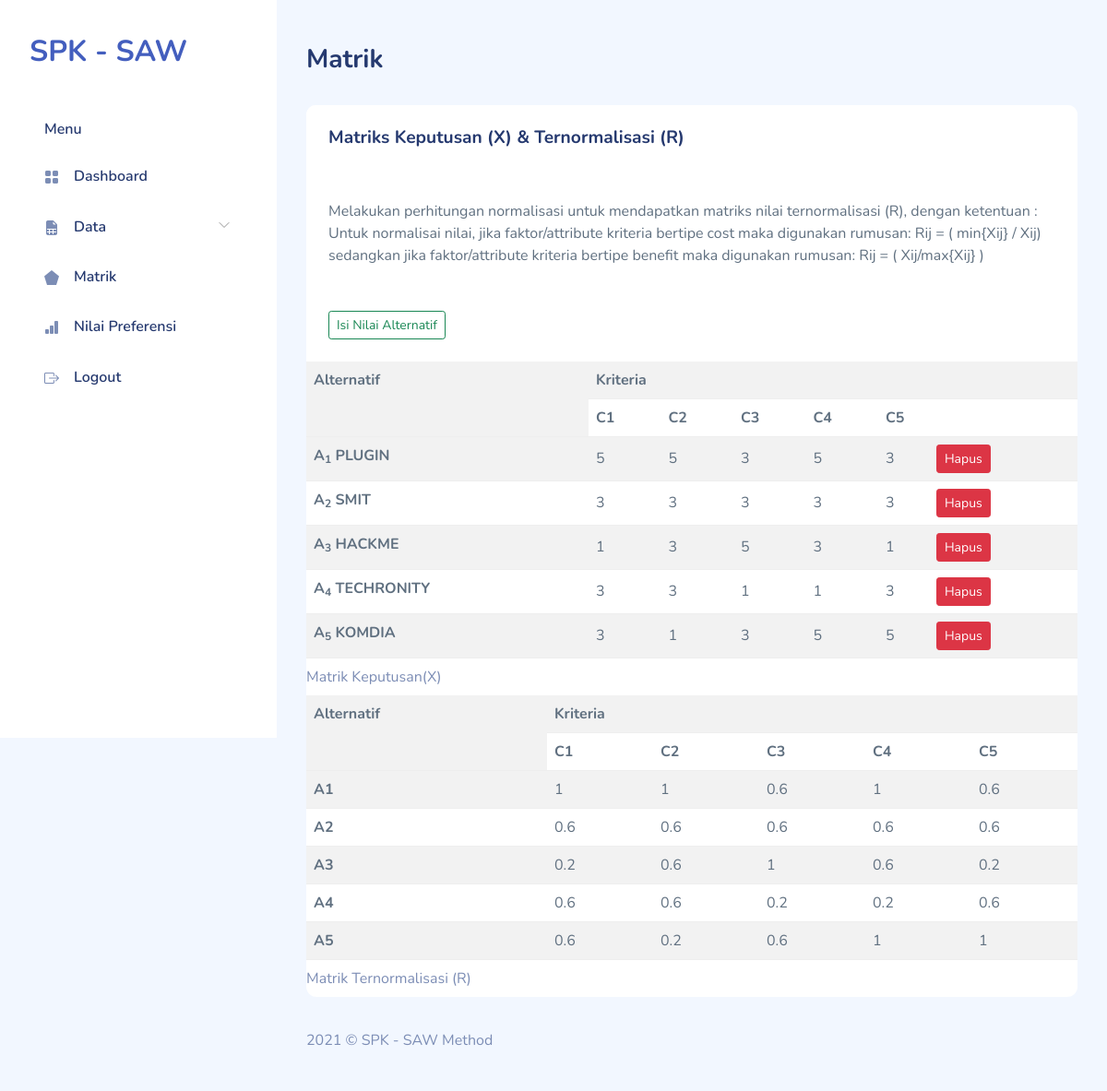
Screenshot of /matrik.php (signed in) with the database file from the repository.
### tables this page shows
CREATE TABLE `saw_evaluations` (
  `id_alternative` smallint(5) UNSIGNED NOT NULL,
  `id_criteria` tinyint(3) UNSIGNED NOT NULL,
  `value` float NOT NULL
);

CREATE TABLE `saw_alternatives` (
  `id_alternative` smallint(5) UNSIGNED NOT NULL,
  `name` varchar(30) NOT NULL
);

### matrik.php (the view, shortened to what this page needs)
<!DOCTYPE html>
<html lang="en">
  <?php
require "layout/head.php";
require "include/conn.php";
?>
  <body>
    <div id="app">
      <?php require "layout/sidebar.php";?>
      <div id="main">
        <div class="page-heading">
          <h3>Matrik</h3>
        </div>
        <div class="page-content">
          <section class="row">
            <div class="col-12">
              <div class="card">
                <div class="card-header">
                  <h4 class="card-title">Matriks Keputusan (X) &amp; Ternormalisasi (R)</h4>
                </div>
                <div class="card-content">
                  <div class="card-body">
                    <p class="card-text">Melakukan perhitungan normalisasi untuk mendapatkan matriks nilai ternormalisasi (R), dengan ketentuan :<br>
Untuk normalisai nilai, jika faktor/attribute kriteria bertipe cost maka digunakan rumusan:
Rij = ( min{Xij} / Xij)
sedangkan jika faktor/attribute kriteria bertipe benefit maka digunakan rumusan:
Rij = ( Xij/max{Xij} )</p>
                  </div>
                  <button type="button" class="btn btn-outline-success btn-sm m-4" data-bs-toggle="modal"
                                        data-bs-target="#inlineForm">
                                        Isi Nilai Alternatif
                                    </button>
                  <div class="table-responsive">
                  <table class="table table-striped mb-0">
    <caption>
        Matrik Keputusan(X)
    </caption>
    <tr>
        <th rowspan='2'>Alternatif</th>
        <th colspan='6'>Kriteria</th>
    </tr>
    <tr>
        <th>C1</th>
        <th>C2</th>
        <th>C3</th>
        <th>C4</th>
        <th colspan="2">C5</th>
    </tr>
    <?php
$sql = "SELECT
          a.id_alternative,
          b.name,
          SUM(IF(a.id_criteria=1,a.value,0)) AS C1,
          SUM(IF(a.id_criteria=2,a.value,0)) AS C2,
          SUM(IF(a.id_criteria=3,a.value,0)) AS C3,
          SUM(IF(a.id_criteria=4,a.value,0)) AS C4,
          SUM(IF(a.id_criteria=5,a.value,0)) AS C5
        FROM
          saw_evaluations a
          JOIN saw_alternatives b USING(id_alternative)
        GROUP BY a.id_alternative
        ORDER BY a.id_alternative";
$result = $db->query($sql);
$X = array(1 => array(), 2 => array(), 3 => array(), 4 => array(), 5 => array());
while ($row = $result->fetch_object()) {
    array_push($X[1], round($row->C1, 2));
    array_push($X[2], round($row->C2, 2));
    array_push($X[3], round($row->C3, 2));
    array_push($X[4], round($row->C4, 2));
    array_push($X[5], round($row->C5, 2));
    echo "<tr class='center'>
            <th>A<sub>{$row->id_alternative}</sub> {$row->name}</th>
            <td>" . round($row->C1, 2) . "</td>
            <td>" . round($row->C2, 2) . "</td>
            <td>" . round($row->C3, 2) . "</td>
            <td>" . round($row->C4, 2) . "</td>
            <td>" . round($row->C5, 2) . "</td>
            <td>
            <a href='keputusan-hapus.php?id={$row->id_alternative}' class='btn btn-danger btn-sm'>Hapus</a>
            </td>
          </tr>\n";
}
?>
</table>
<table class="table table-striped mb-0">
    <caption>
        Matrik Ternormalisasi (R)
    </caption>
    <tr>
        <th rowspan='2'>Alternatif</th>
        <th colspan='5'>Kriteria</th>
    </tr>
    <tr>
        <th>C1</th>
        <th>C2</th>
        <th>C3</th>
        <th>C4</th>
        <th>C5</th>
    </tr>
    <?php
$sql = "SELECT
          a.id_alternative,
          SUM(
            IF(
              a.id_criteria=1,
              IF(
                b.attribute='benefit',
                a.value/" . max($X[1]) . ",
                " . min($X[1]) . "/a.value)
              ,0)
              ) AS C1,
          SUM(
            IF(
              a.id_criteria=2,
              IF(
                b.attribute='benefit',
                a.value/" . max($X[2]) . ",
                " . min($X[2]) . "/a.value)
               ,0)
             ) AS C2,
          SUM(
            IF(
              a.id_criteria=3,
              IF(
                b.attribute='benefit',
                a.value/" . max($X[3]) . ",
                " . min($X[3]) . "/a.value)
               ,0)
             ) AS C3,
          SUM(
            IF(
              a.id_criteria=4,
              IF(
                b.attribute='benefit',
                a.value/" . max($X[4]) . ",
                " . min($X[4]) . "/a.value)
               ,0)
             ) AS C4,
          SUM(
            IF(
              a.id_criteria=5,
              IF(
                b.attribute='benefit',
                a.value/" . max($X[5]) . ",
                " . min($X[5]) . "/a.value)
               ,0)
             ) AS C5
        FROM
          saw_evaluations a
          JOIN saw_criterias b USING(id_criteria)
        GROUP BY a.id_alternative
        ORDER BY a.id_alternative
       ";
$result = $db->query($sql);
while ($row = $result->fetch_object()) {
    echo "<tr class='center'>
            <th>A{$row->id_alternative}</th>
            <td>" . round($row->C1, 2) . "</td>
            <td>" . round($row->C2, 2) . "</td>
            <td>" . round($row->C3, 2) . "</td>
            <td>" . round($row->C4, 2) . "</td>
            <td>" . round($row->C5, 2) . "</td>
          </tr>\n";
}
?>
</table>
                  </div>
                </div>
              </div>
            </div>
          </section>
        </div>
        <?php require "layout/footer.php";?>
      </div>
    </div>
  </body>
</html>

### layout/head.php (shortened to what this page needs)
<head>
    <link rel="stylesheet" href="assets/css/bootstrap.css">
    <link rel="stylesheet" href="assets/vendors/iconly/bold.css">
    <link rel="stylesheet" href="assets/vendors/perfect-scrollbar/perfect-scrollbar.css">
    <link rel="stylesheet" href="assets/vendors/bootstrap-icons/bootstrap-icons.css">
    <link rel="stylesheet" href="assets/css/app.css">
</head>

### layout/sidebar.php (shortened to what this page needs)
<div id="sidebar" class="active">
    <div class="sidebar-wrapper active">
        <div class="sidebar-header">
            <div class="d-flex justify-content-between">
                <div class="logo">
                    <a href="./">SPK - SAW</a>
                </div>
            </div>
        </div>
        <div class="sidebar-menu">
            <ul class="menu">
                <li class="sidebar-title">Menu</li>
                <li class="sidebar-item">
                    <a href="./" class='sidebar-link'>
                        <i class="bi bi-grid-fill"></i>
                        <span>Dashboard</span>
                    </a>
                </li>
                <li class="sidebar-item  has-sub">
                    <a href="#" class='sidebar-link'>
                        <i class="bi bi-file-earmark-spreadsheet-fill"></i>
                        <span>Data</span>
                    </a>
                </li>
                <li class="sidebar-item">
                    <a href="matrik.php" class='sidebar-link'>
                        <i class="bi bi-pentagon-fill"></i>
                        <span>Matrik</span>
                    </a>
                </li>
                <li class="sidebar-item">
                    <a href="preferensi.php" class='sidebar-link'>
                        <i class="bi bi-bar-chart-fill"></i>
                        <span>Nilai Preferensi</span>
                    </a>
                </li>
                <li class="sidebar-item">
                    <a href="logout.php" class='sidebar-link'>
                        <i class="bi bi-box-arrow-right"></i>
                        <span>Logout</span>
                    </a>
                </li>
            </ul>
        </div>
    </div>
</div>

### layout/footer.php
<footer>
    <div class="footer clearfix mb-0 text-muted">
        <div class="float-start">
            <p>2021 &copy; SPK - SAW Method</p>
        </div>
    </div>
</footer>

### assets/css/app.css (style rules this page uses)
.btn.btn-danger,.btn.btn-info,.btn.btn-primary,.btn.btn-secondary,.btn.btn-success,.btn.btn-warning { color:#fff }
.card { margin-bottom:2.2rem;border:none }
.card .card-header { border:none }
.card .card-header h4 { font-size:1.2rem;font-weight:700 }
.card .card-content { position:relative }
.card .card-title { font-size:1.2rem }
.card .card-body { padding:1.5rem }
#sidebar.active .sidebar-wrapper { left:0 }
.sidebar-wrapper { width:300px;height:100vh;position:fixed;top:0;z-index:10;overflow-y:auto;background-color:#fff;bottom:0;transition:left .5s ease-out }
.sidebar-wrapper .sidebar-header { padding:2rem 2rem 1rem;font-size:2rem;font-weight:700 }
.sidebar-wrapper .menu { margin-top:2rem;padding:0 2rem;font-weight:600 }
.sidebar-wrapper .menu .sidebar-title { padding:0 1rem;margin:1.5rem 0 1rem;font-size:1rem;list-style:none;font-weight:600;color:#25396f }
.sidebar-wrapper .menu .sidebar-link { display:block;padding:.7rem 1rem;font-size:1rem;display:flex;align-items:center;border-radius:.5rem;transition:all .5s;text-decoration:none;color:#25396f }
.sidebar-wrapper .menu .sidebar-link i,.sidebar-wrapper .menu .sidebar-link svg { color:#7c8db5 }
.sidebar-wrapper .menu .sidebar-link span { margin-left:1rem }
.sidebar-wrapper .menu .sidebar-item { list-style:none;margin-top:.5rem;position:relative }
.sidebar-wrapper .menu .sidebar-item.has-sub .sidebar-link:after { position:absolute;color:#ccc;right:15px;top:12px;display:block }
.dataTable-table td,.dataTable-table thead th,.table td,.table thead th { vertical-align:middle }
.bi { width:1rem;height:1rem }
#main { margin-left:300px;padding:2rem }
.page-heading { margin:0 0 2rem }
.page-heading h3 { font-weight:700 }
a { text-decoration:none }

### rows the page displays
saw_evaluations: id_alternative "1", id_alternative.name "PLUGIN", C1 "5", C2 "5", C3 "3", C4 "5", C5 "3", C1 "1", C2 "1", C3 "0.6", C4 "1", C5 "0.6"
saw_evaluations: id_alternative "2", id_alternative.name "SMIT", C1 "3", C2 "3", C3 "3", C4 "3", C5 "3", C1 "0.6", C2 "0.6", C3 "0.6", C4 "0.6", C5 "0.6"
saw_evaluations: id_alternative "3", id_alternative.name "HACKME", C1 "1", C2 "3", C3 "5", C4 "3", C5 "1", C1 "0.2", C2 "0.6", C3 "1", C4 "0.6", C5 "0.2"
saw_evaluations: id_alternative "4", id_alternative.name "TECHRONITY", C1 "3", C2 "3", C3 "1", C4 "1", C5 "3", C1 "0.6", C2 "0.6", C3 "0.2", C4 "0.2", C5 "0.6"
saw_evaluations: id_alternative "5", id_alternative.name "KOMDIA", C1 "3", C2 "1", C3 "3", C4 "5", C5 "5", C1 "0.6", C2 "0.2", C3 "0.6", C4 "1", C5 "1"
